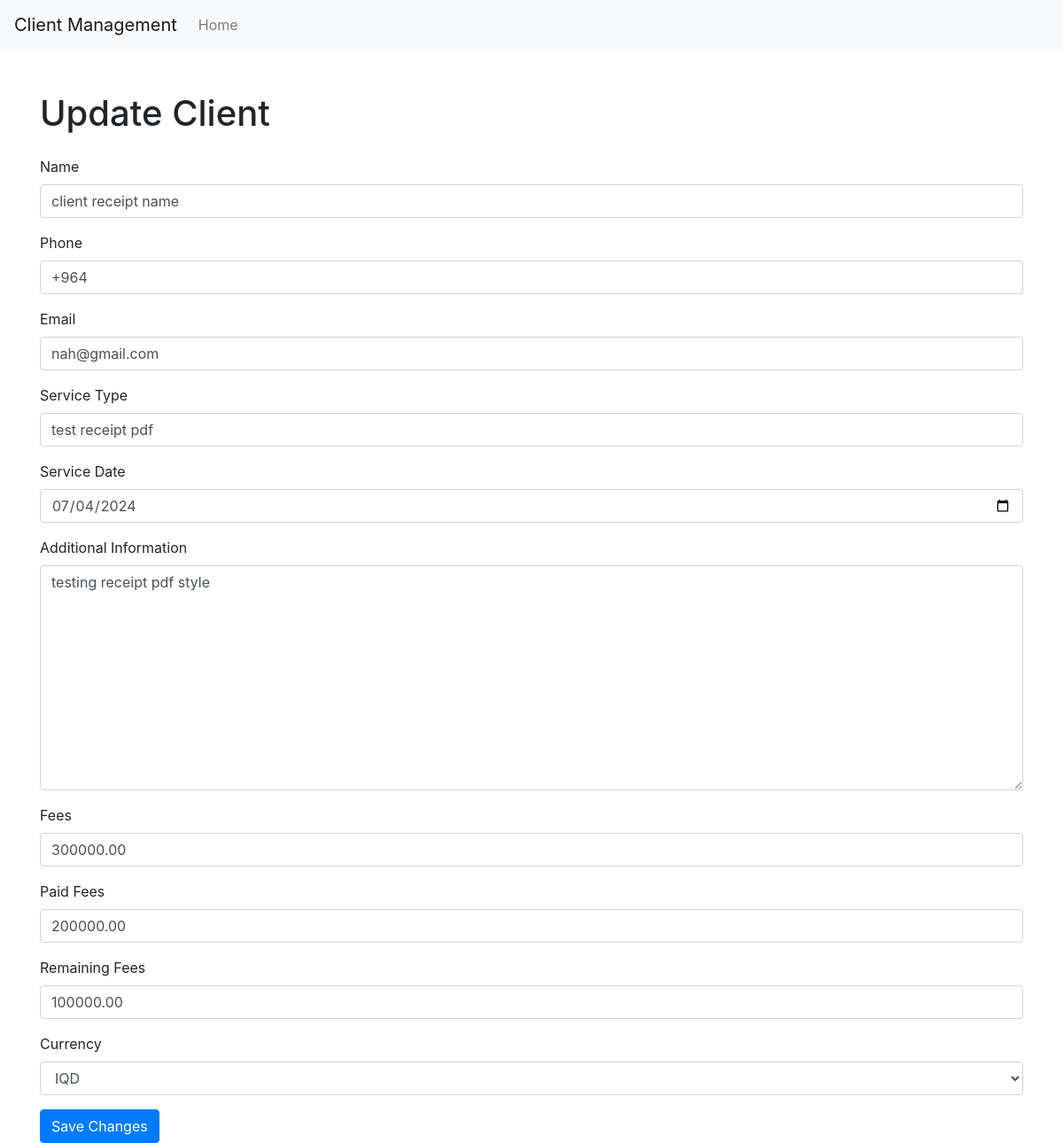
The page /clients/13/edit/ on the database its author committed.
### clients/models.py (models this page shows, shortened)
class Client(models.Model):
    name = models.CharField(max_length=100)
    phone = models.CharField(max_length=15)
    email = models.EmailField()
    service_type = models.CharField(max_length=100)
    service_date = models.DateField()
    additional_info = models.TextField(blank=True, null=True)
    fees = models.DecimalField(max_digits=10, decimal_places=2, blank=True, null=True)
    paid_fees = models.DecimalField(max_digits=10, decimal_places=2, blank=True, null=True)
    remaining_fees = models.DecimalField(max_digits=10, decimal_places=2, blank=True, null=True)
    currency = models.CharField(max_length=3, choices=[('USD', 'USD'), ('IQD', 'IQD')], default='USD')
    created_at = models.DateTimeField(auto_now_add=True)
    initial_name = models.CharField(max_length=100, blank=True, null=True)
    initial_phone = models.CharField(max_length=15, blank=True, null=True)
    initial_email = models.EmailField(blank=True, null=True)
    initial_service_type = models.CharField(max_length=100, blank=True, null=True)
    initial_service_date = models.DateField(blank=True, null=True)
    initial_additional_info = models.TextField(blank=True, null=True)
    initial_fees = models.DecimalField(max_digits=10, decimal_places=2, blank=True, null=True)

### clients/views.py (the view)
# urls.py: path('<int:pk>/edit/', client_update, name='client_update'),
def client_update(request, pk):
    client = get_object_or_404(Client, pk=pk)
    if request.method == 'POST':
        form = ClientForm(request.POST, instance=client)
        if form.is_valid():
            form.save()
            return redirect('client_detail', pk=pk)  # Redirect to client_detail view with updated client pk
    else:
        form = ClientForm(instance=client)
    context = {
        'client': client,
        'form': form,
    }
    return render(request, 'clients/client_update.html', context)

### clients/forms.py
class ClientForm(forms.ModelForm):
    CURRENCY_CHOICES = [
        ('USD', 'USD'),
        ('IQD', 'IQD'),
    ]
    currency = forms.ChoiceField(
        label='Currency',
        choices=CURRENCY_CHOICES,
        widget=forms.Select(attrs={'class': 'form-control'})
    )

### clients/templatetags/add_class.py (called while the page is built)
@register.filter(name='add_class')
def add_class(field, css_class):
    if field is None:
        return ''
    return field.as_widget(attrs={"class": css_class})

### clients/templates/clients/client_update.html (shortened to what this page needs)
{% extends "clients/base.html" %}
{% load add_class %}
{% block content %}
<div class="mt-5">
    <h1 class="mb-4">Update Client</h1>
    <form method="post">
        <div class="form-group">
            <label for="{{ form.name.id_for_label }}">Name</label>
            {{ form.name|add_class:"form-control" }}
        </div>
        <div class="form-group">
            <label for="{{ form.phone.id_for_label }}">Phone</label>
            {{ form.phone|add_class:"form-control" }}
        </div>
        <div class="form-group">
            <label for="{{ form.email.id_for_label }}">Email</label>
            {{ form.email|add_class:"form-control" }}
        </div>
        <div class="form-group">
            <label for="{{ form.service_type.id_for_label }}">Service Type</label>
            {{ form.service_type|add_class:"form-control" }}
        </div>
        <div class="form-group">
            <label for="{{ form.service_date.id_for_label }}">Service Date</label>
            {{ form.service_date|add_class:"form-control" }}
        </div>
        <div class="form-group">
            <label for="{{ form.additional_info.id_for_label }}">Additional Information</label>
            {{ form.additional_info|add_class:"form-control" }}
        </div>
        <div class="form-group">
            <label for="{{ form.fees.id_for_label }}">Fees</label>
            {{ form.fees|add_class:"form-control" }}
        </div>
        <div class="form-group">
            <label for="{{ form.paid_fees.id_for_label }}">Paid Fees</label>
            {{ form.paid_fees|add_class:"form-control" }}
        </div>
        <div class="form-group">
            <label for="{{ form.remaining_fees.id_for_label }}">Remaining Fees</label>
            {{ form.remaining_fees|add_class:"form-control" }}
        </div>
        <div class="form-group">
            <label for="{{ form.currency.id_for_label }}">Currency</label>
            {{ form.currency|add_class:"form-control" }}
        </div>
        <button type="submit" class="btn btn-primary">Save Changes</button>
    </form>
</div>
{% endblock %}

### rows shown on the page
Client: name "client receipt name", phone "+964", email "nah@gmail.com", service_type "test receipt pdf", service_date "07/04/2024", additional_info "testing receipt pdf style", fees "300000.00", paid_fees "200000.00", remaining_fees "100000.00", currency "IQD"
